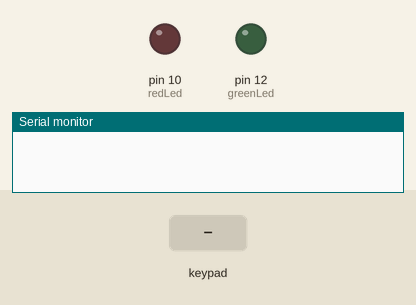
A sketch run on a simulated Arduino Uno, built with avr-gcc and run on an emulated ATmega328P. Parts: output pins drawn as LEDs (lit = HIGH), the last lines printed to the serial monitor. The test bench sets the inputs (shaded band).

Above: at 1.2 s.
1.3 s: key 'C' pressed
At 2.1 s:
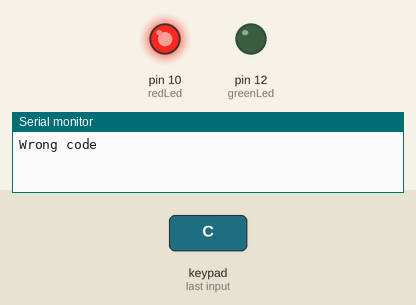
2.8 s: keypad keys 1 2 3 4 A pressed 0.4 s apart
At 3.2 s:
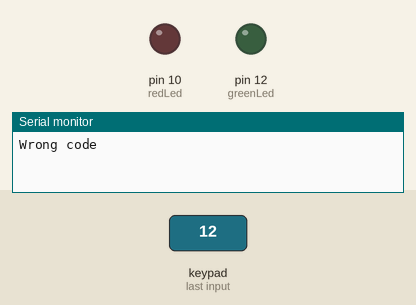
Timing chart, 0 to 5.8 s (numbered marks = the images above; inputs shaded):
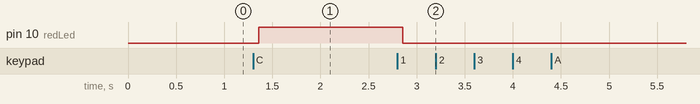

Measured:
- after the input at 1.3 s, pin 10 (redLed): LOW → HIGH after 0.06 s
- after the input at 2.8 s, pin 10 (redLed): HIGH → LOW after 0.05 s

The sketch:

keypad.ino
```cpp
#include <Keypad.h>

//keypad consisting of four rows and four columns
const byte rows = 4;
const byte cols = 4;

//the keys on the keypad are positioned in the following way
char keys[rows][cols] = {
  {'1', '2', '3', 'F'},
  {'4', '5', '6', 'E'},
  {'7', '8', '9', 'D'},
  {'A', '0', 'B', 'C'}
};

//pins of the Arduino that the keypad is connected to
byte rowPins[cols] = {6, 7, 8, 9};
byte colPins[rows] = {2, 3, 4, 5};

//create keypad object using the keypad library
Keypad keypad = Keypad( makeKeymap(keys), rowPins, colPins, rows, cols );

//define led pins
int redLed = 10;
int greenLed = 12;

//define initial pass code
String passCode = "1234";

//attempt of the user to type in a code
String attempt = "";

void setup() {

  //set the Led pinmodes to outputs
  pinMode(redLed, OUTPUT);
  pinMode(greenLed, OUTPUT);

  //switch of the leds at the beginning
  digitalWrite(redLed, LOW);
  digitalWrite(greenLed, LOW);

  Serial.begin(9600);
}

void loop() {

//code for reading the input of the keypad on the android phone
/*
  if(Serial.available() > 0) {
    String code = Serial.readString();
    if(code == passCode[0]) {
      Serial.println("Correct code!");
      attempt = "";
      digitalWrite(greenLed, HIGH);
    } else {
      digitalWrite(redLed, HIGH);
    }
  }
  */

  //constantly get the key that is pressed (even if no key is pressed)
  char key = keypad.getKey();

  //only do anything if a key is actually pressed
  if (key != NO_KEY) {

    delay(50);

    //when starting to type in a code switch off the leds
    digitalWrite(greenLed, LOW);
    digitalWrite(redLed, LOW);

    //the C key is to confirm the input
    if (key == 'C') { //enter code

      //when the input code was correct switch on the green led and send this state to the raspberry pi
      if (attempt == passCode) {
        Serial.println("Correct code!");

        //user can start from the beginning
        attempt = "";

        digitalWrite(greenLed, HIGH);

      //when input was wrong switch on the red led and send this state to the raspberry pi
      } else {
        Serial.println("Wrong code");
        digitalWrite(redLed, HIGH);

        //user can start from the beginning
        attempt = "";
      }
    //reset the input of the keypad (in case of mistyping)
    } else if (key == 'A') {
      Serial.println("Code reset");
      attempt = "";

    //change the pass code by first typing in the correct password followed by the new password
    } else if (key == 'B') {

      //current pass code has to be entered first
      if (attempt.startsWith(passCode)) {

        //get the new passcode as the second part of the input
        passCode = attempt.substring(passCode.length());
        Serial.println("New pass code is " + passCode);
         attempt = "";

      } else {
        Serial.println(" Wrong initial code. Code is reset");
         attempt = "";
      }

    //before A, B or C was entered add the input of the user together to one input
    } else {
      attempt += key;
    }


  }

}
```
